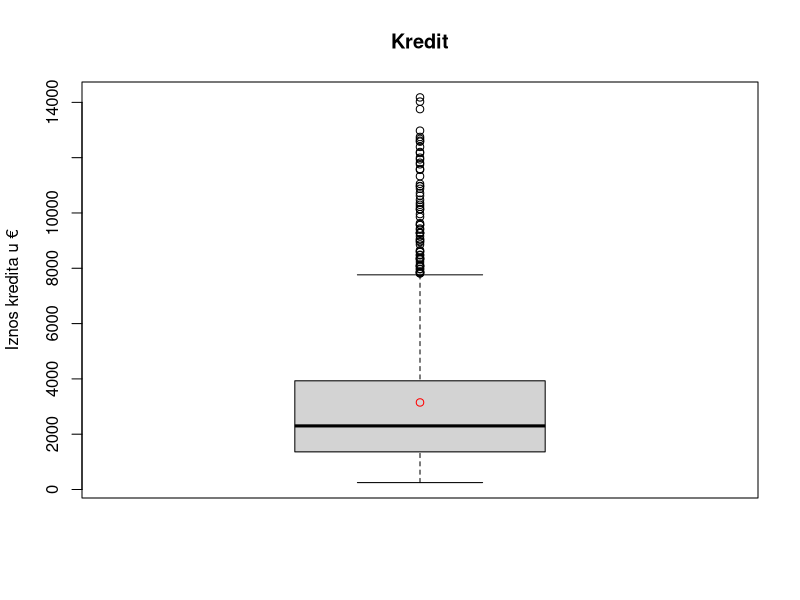
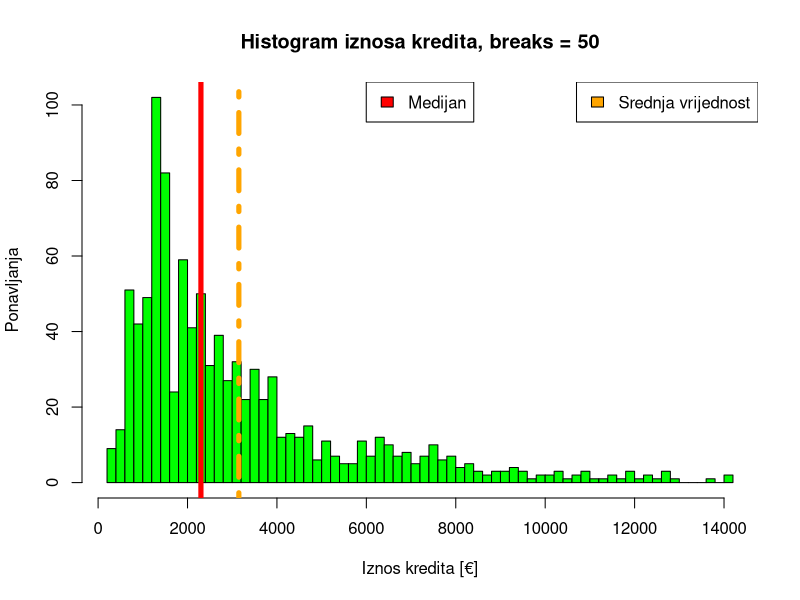
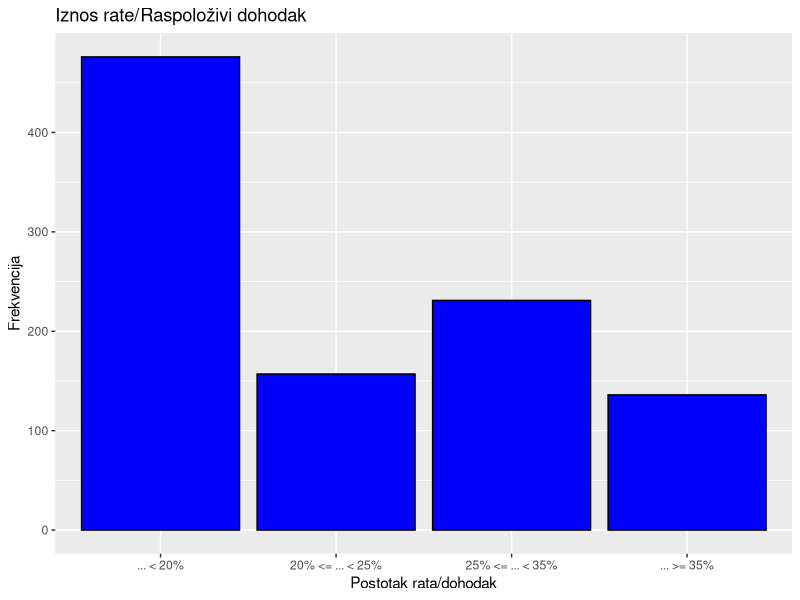
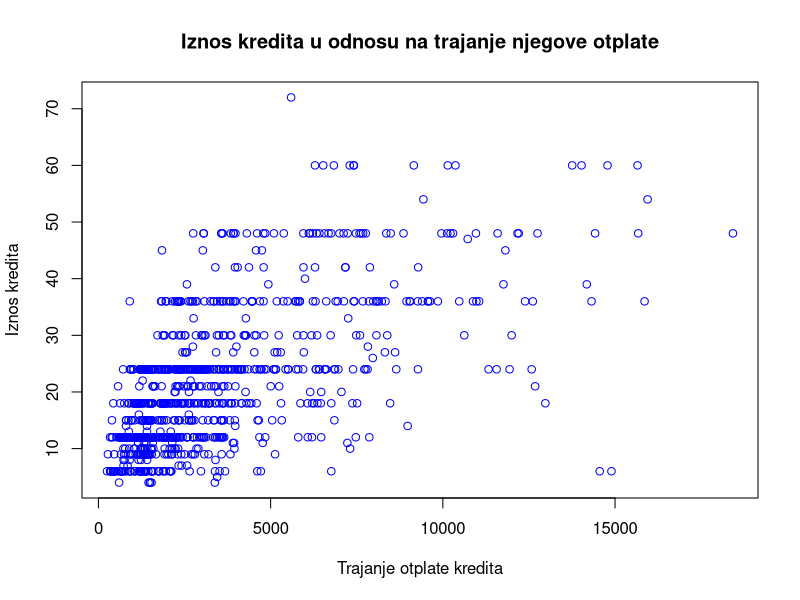
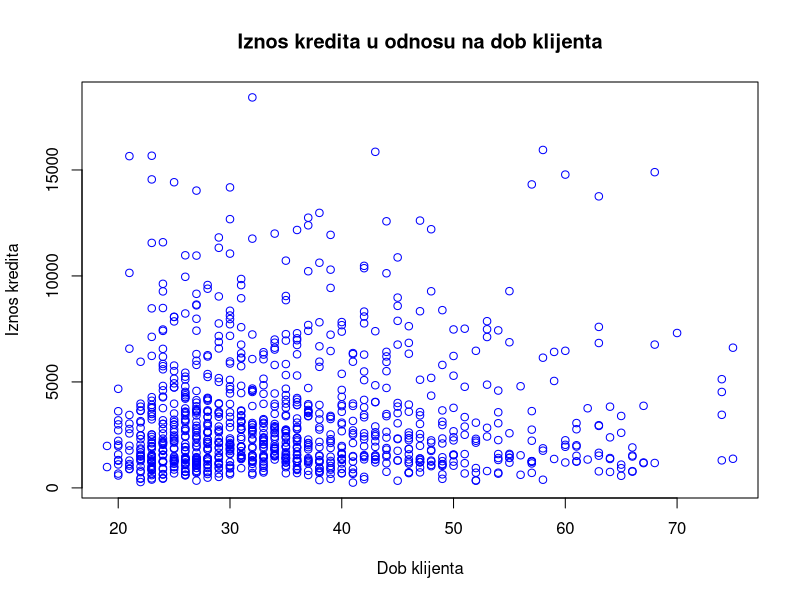

Write R code to recreate these figures, in order. (Note: this script raises an error after producing the figures.)
## ---- chunk 1
knitr::opts_chunk$set(echo = TRUE)
library(stringr)
library(tidyr)
library(dplyr)
library(ggplot2)
library(caret)
library(nortest)
library(gridExtra)
## ---- chunk 2
data <- read.csv("procjena_kreditnog_rizika.csv")


cat("number of missing values: ", sum(is.na(data[,])), "\n")

data$AccountStatus <- factor(
  data$AccountStatus, levels = c(
    "no checking account", 
    "... < 0",
    "0 <= ... < 200",
    "... >= 200")
)
data$CreditHistory <- factor(
  data$CreditHistory, levels = c(
    "delay in paying off in the past",
    "critical account/ other credits existing (not at this bank)",
    "no credits taken/ all credits paid back duly",
    "existing credits paid back duly till now",
    "all credits at this bank paid back duly"
  )
)
data$Purpose <- factor(data$Purpose)
data$Account <- factor(
  data$Account, levels = c(
    "unknown/ no savings account",
    "... < 100",
    "100 <= ... < 500", 
    "500 <= ... < 1000",
    "... >= 1000"
  )
)
data$EmploymentSince <- factor(
  data$EmploymentSince, levels = c(
    "unemployed",
    "... < 1 year",
    "1 <= ... < 4 years",
    "4 <= ... < 7 years",
    "... >= 7 years"
  )
)
data$PercentOfIncome <- factor(
  data$PercentOfIncome, levels = c(
    "... < 20%",
    "20% <= ... < 25%",
    "25% <= ... < 35%",
    "... >= 35%"
  )
)
data$PersonalStatus <- factor(
  data$PersonalStatus
)
data$OtherDebtors <- factor(
  data$OtherDebtors, levels = c(
    "none",
    "guarantor",
    "co-applicant"
  )
)
data$ResidenceSince <- factor(
  data$ResidenceSince, levels = c(
    "... < 1 year",
    "1 <= ... < 4 years",
    "4 <= ... < 7 years",
    ".. >= 7 years"
  )
)
data$Property <- factor(
  data$Property, levels = c(
    "unknown / no property",
    "building society savings agreement/ life insurance",
    "car or other, not in attribute Account",
    "real estate"
  )
)
data$OtherInstallPlans <- factor(
  data$OtherInstallPlans, levels = c(
    "none",
    "stores",
    "bank"
  )
)
data$Housing <- factor(
  data$Housing, levels = c(
    "for free",
    "rent",
    "own"
  )
)
data$NumExistingCredits <- factor(
  data$NumExistingCredits, levels = c(
    "1",
    "2 or 3",
    "4 or 5",
    "above 6"
  )
)
data$Job <- factor(
  data$Job, levels = c(
    "unemployed/ unskilled - non-resident",
    "unskilled - resident",
    "management/ self-employed/highly qualified employee/ officer",
    "skilled employee / official"
  )
)
data$NumberOfDependents <- factor(
  data$NumberOfDependents, levels = c(
    "less than 3",
    "3 or more"
  )
)
data$Telephone <- factor(
  data$Telephone, levels = c(
    "none",
    "yes, registered under the customers name"
  )
)
data$ForeignWorker <- factor(
  data$ForeignWorker, levels = c(
    "no",
    "yes"
  )
)
data$Default <- factor(
  data$Default,
  levels = c(0,1),
  labels = c(FALSE, TRUE)
)
summary(data)
## ---- chunk 3
threshold <- quantile(data$CreditAmount, 0.99)  # Set threshold at 99th percentile
# Exclude data points above the threshold
filtered_data <- subset(data, CreditAmount <= threshold)
boxplot(filtered_data$CreditAmount, main="Kredit", ylab="Iznos kredita u €")
points(mean(filtered_data$CreditAmount), col = "red")
## ---- chunk 4
threshold <- quantile(data$CreditAmount, 0.99)  # Set threshold at 99th percentile
# Exclude data points above the threshold
filtered_data <- subset(data, CreditAmount <= threshold)
h = hist(filtered_data$CreditAmount,
         breaks = 50,
         main="Histogram iznosa kredita, breaks = 50",
         xlab="Iznos kredita [€]",
         ylab='Ponavljanja',
         col="green"
         )
legend("topright", legend = "Srednja vrijednost", fill = "orange")
legend("top", legend = "Medijan", fill = "red")
abline(v = mean(filtered_data$CreditAmount), col = "orange", lwd=5, lty=10)
abline(v = median(filtered_data$CreditAmount), col= "red", lwd=5)
## ---- chunk 5
mean(filtered_data$CreditAmount)
median(filtered_data$CreditAmount)
## ---- chunk 6

# Create a bar plot
bar_plot <- ggplot(data, aes(x = PercentOfIncome)) +
  geom_bar(fill = "blue", color = "black") +
  labs(title = "Iznos rate/Raspoloživi dohodak",
       x = "Postotak rata/dohodak",
       y = "Frekvencija")

# Print the plot
print(bar_plot)
## ---- chunk 7
plot(data$CreditAmount, data$Duration,
     col="blue",
     xlab='Trajanje otplate kredita',
     ylab='Iznos kredita',
     main='Iznos kredita u odnosu na trajanje njegove otplate')

plot(data$Age, data$CreditAmount,
     col="blue",
     xlab='Dob klijenta',
     ylab='Iznos kredita',
     main='Iznos kredita u odnosu na dob klijenta')
## ---- chunk 8
cor_matrix <- cor(sapply(data, as.numeric))
# cor_matrix
## ---- chunk 9
cor_matrix["Duration", "CreditAmount"]
## ---- chunk 10
cor_matrix["CreditHistory", "NumExistingCredits"]
## ---- chunk 11
cor_matrix["ResidenceSince","Housing"]
## ---- chunk 12
cor_matrix["Property", "Housing"]
## ---- chunk 13
logreg.mdl <- glm(Default ~ as.numeric(AccountStatus) + Duration + as.numeric(CreditHistory) + Purpose + CreditAmount + as.numeric(Account) + as.numeric(EmploymentSince) + as.numeric(PercentOfIncome) + PersonalStatus + OtherDebtors + as.numeric(ResidenceSince) + as.numeric(Property) + Age + OtherInstallPlans + Housing + as.numeric(NumExistingCredits) + as.numeric(Job) + as.numeric(NumberOfDependents) + Telephone + ForeignWorker, data = data, family = binomial())
summary(logreg.mdl)
## ---- chunk 14
Rsq = 1 - logreg.mdl$deviance/logreg.mdl$null.deviance
Rsq

Ypredicted <- logreg.mdl$fitted.values >= 0.5
tab <- table(data$Default, Ypredicted)

tab
## ---- chunk 15
accuracy = sum(diag(tab)) / sum(tab)
precision = tab[2,2] / sum(tab[,2])
recall = tab[2,2] / sum(tab[2,])
specificity = tab[1,1] / sum(tab[,1])

accuracy

precision

recall

specificity
## ---- chunk 16
logreg.mdl2 <- glm(Default ~ as.numeric(AccountStatus) + Duration + as.numeric(CreditHistory) + Purpose + CreditAmount + as.numeric(EmploymentSince) + as.numeric(PercentOfIncome) + as.numeric(Property)+ Age + OtherInstallPlans + Telephone, data = data, family = binomial())
summary(logreg.mdl2)
## ---- chunk 17
Rsq = 1 - logreg.mdl2$deviance/logreg.mdl$null.deviance
Rsq

Ypredicted <- logreg.mdl2$fitted.values >= 0.5
tab <- table(data$Default, Ypredicted)

tab
## ---- chunk 18
accuracy = sum(diag(tab)) / sum(tab)
precision = tab[2,2] / sum(tab[,2])
recall = tab[2,2] / sum(tab[2,])
specificity = tab[1,1] / sum(tab[,1])

accuracy

precision

recall

specificity
## ---- chunk 19
anova(logreg.mdl, logreg.mdl2, test = "LRT")
## ---- chunk 20
df <- data.frame(spol=c("žene", "muškarci", "žene", "muškarci"),
                 brojevi=c(num_female_default, num_male_default, k2, k1),
                 default=c("default", "default", "no default", "no default"))

ggplot(df, aes(x=spol, y=brojevi, fill=default)) + geom_bar(stat="identity")

g1 <- df %>% filter(spol=="žene") %>% ggplot(aes(x="", y=brojevi, fill=default)) +
  geom_bar(stat="identity") + coord_polar("y", start=0) + theme_void() + ggtitle("Žene") 
g2 <- df %>% filter(spol=="muškarci") %>% ggplot(aes(x="", y=brojevi, fill=default)) +
  geom_bar(stat="identity") + coord_polar("y", start=0) + theme_void() + ggtitle("Muškarci")
grid.arrange(g2, g1)
## ---- chunk 21
num_female_clients <- data %>% filter(str_detect(PersonalStatus, "female")) %>% count() %>% as.numeric()
num_male_clients <- data %>% filter(!str_detect(PersonalStatus, "female")) %>% count() %>% as.numeric()
num_female_default <- data %>% filter(str_detect(PersonalStatus, "female") & Default == T) %>% count() %>% as.numeric()
num_male_default <- data %>% filter(!str_detect(PersonalStatus, "female") & Default == T) %>% count() %>% as.numeric()

proportion_matrix <- matrix(c(num_male_clients-num_male_default, 
                            num_male_default,
                         num_female_clients-num_female_default,
                          num_female_default), nrow=2, byrow = T)
colnames(proportion_matrix) <- c("no_default", "default")
rownames(proportion_matrix) <- c("male", "female")
# proportion_matrix
prop.test(proportion_matrix, alternative = "greater")

## ---- chunk 22
n1 <- num_male_clients
n2 <- num_female_clients
k1 <- n1 - num_male_default
k2 <- n2 - num_female_default

Z_stat <- (k1/n1-k2/n2)/sqrt(((k1+k2)/(n1+n2))*(1-(k1+k2)/(n1+n2))*(1/n1+1/n2))
cat("The p-value of the Z statistic is: ", pnorm(Z_stat))
## ---- chunk 23
df <- data.frame(spol=c("žene", "muškarci", "žene", "muškarci"),
                 brojevi=c(num_female_default, num_male_single_default, k2,
                           num_male_single-num_male_single_default),
                 default=c("default", "default", "no default", "no default"))

ggplot(df, aes(x=spol, y=brojevi, fill=default)) + geom_bar(stat="identity")

g1 <- df %>% filter(spol=="žene") %>% ggplot(aes(x="", y=brojevi, fill=default)) +
  geom_bar(stat="identity") + coord_polar("y", start=0) + theme_void() + ggtitle("Žene") 
g2 <- df %>% filter(spol=="muškarci") %>% ggplot(aes(x="", y=brojevi, fill=default)) +
  geom_bar(stat="identity") + coord_polar("y", start=0) + theme_void() + ggtitle("Slobodni muškarci")
grid.arrange(g2, g1)

## ---- chunk 24
num_male_single <- data %>% filter(str_detect(PersonalStatus, "single")) %>% count() %>% as.numeric()
num_male_single_default <- data %>% filter(str_detect(PersonalStatus, "single") & Default == T) %>% count() %>% as.numeric()

proportion_matrix[1,] <- c(num_male_single - num_male_single_default,
                           num_male_single_default)
# proportion_matrix
prop.test(proportion_matrix, alternative = "greater")
## ---- chunk 25

df <- data.frame(spol=c("žene", "muškarci", "žene", "muškarci"),
                 brojevi=c(num_female_default, num_male_divor_default, k2,
                           num_male_divor-num_male_divor_default),
                 default=c("default", "default", "no default", "no default"))

ggplot(df, aes(x=spol, y=brojevi, fill=default)) + geom_bar(stat="identity")

g1 <- df %>% filter(spol=="žene") %>% ggplot(aes(x="", y=brojevi, fill=default)) +
  geom_bar(stat="identity") + coord_polar("y", start=0) + theme_void() + ggtitle("Žene") 
g2 <- df %>% filter(spol=="muškarci") %>% ggplot(aes(x="", y=brojevi, fill=default)) +
  geom_bar(stat="identity") + coord_polar("y", start=0) + theme_void() + ggtitle("Rastavljeni muškarci")
grid.arrange(g2, g1)

## ---- chunk 26
num_male_divor <- data %>% filter(str_detect(PersonalStatus, "divorced")) %>% count() %>% as.numeric()
num_male_divor_default <- data %>% filter(str_detect(PersonalStatus, "divorced") & Default == T) %>% count() %>% as.numeric()

proportion_matrix[1,] <- c(num_male_divor - num_male_divor_default,
                           num_male_divor_default)
# proportion_matrix
prop.test(proportion_matrix, alternative = "greater")
## ---- chunk 27
df <- data.frame(spol=c("žene", "muškarci", "žene", "muškarci"),
                 brojevi=c(num_female_default, num_male_married_default, k2,
                           num_male_married-num_male_married_default),
                 default=c("default", "default", "no default", "no default"))

ggplot(df, aes(x=spol, y=brojevi, fill=default)) + geom_bar(stat="identity")

g1 <- df %>% filter(spol=="žene") %>% ggplot(aes(x="", y=brojevi, fill=default)) +
  geom_bar(stat="identity") + coord_polar("y", start=0) + theme_void() + ggtitle("Žene") 
g2 <- df %>% filter(spol=="muškarci") %>% ggplot(aes(x="", y=brojevi, fill=default)) +
  geom_bar(stat="identity") + coord_polar("y", start=0) + theme_void() + ggtitle("Oženjeni muškarci")
grid.arrange(g2, g1)
## ---- chunk 28
num_male_married <- data %>% filter(str_detect(PersonalStatus, "widowed")) %>% count() %>% as.numeric()
num_male_married_default <- data %>% filter(str_detect(PersonalStatus, "widowed") & Default == T) %>% count() %>% as.numeric()

proportion_matrix[1,] <- c(num_male_married - num_male_married_default,
                           num_male_married_default)
# proportion_matrix
prop.test(proportion_matrix, alternative = "greater")
## ---- chunk 29
require(nortest)

lillie.test(data$CreditAmount)

lillie.test(data$CreditAmount[data$Property=='real estate'])
lillie.test(data$CreditAmount[data$Property=='building society savings agreement/ life insurance'])
lillie.test(data$CreditAmount[data$Property=='unknown / no property'])
lillie.test(data$CreditAmount[data$Property=='car or other, not in attribute Account'])
## ---- chunk 30
c("real estate", "building society savings agreement/ life insurance",
  "unknown / no property", "car or other, not in attribute Account") %>% 
  sapply(function(x) {
    filter(data, Property==x) %>% pull(CreditAmount) -> numbers
    str_c(x, " n: ", length(numbers), "\n") %>% cat()
    print(summary(numbers))
    str_c(x, " standard deviation: ", sd(numbers), "\n") %>% cat()
    cat("-------------------------------------------\n")
    numbers
  }) -> Prop_category



ggplot(data, aes(x=Property, y=CreditAmount)) + geom_boxplot()



qqnorm(Prop_category$`real estate`)
qqline(Prop_category$`real estate`)
qqnorm(Prop_category$`building society savings agreement/ life insurance`)
qqline(Prop_category$`building society savings agreement/ life insurance`)
qqnorm(Prop_category$`unknown / no property`)
qqline(Prop_category$`unknown / no property`)
qqnorm(Prop_category$`car or other, not in attribute Account`)
qqline(Prop_category$`car or other, not in attribute Account`)

## ---- chunk 31
c("real estate", "building society savings agreement/ life insurance",
  "unknown / no property", "car or other, not in attribute Account") %>% 
  sapply(function(x) {
    filter(data, Property==x) %>% pull(CreditAmount) -> numbers
    str_c(x, " n: ", length(numbers), "\n") %>% cat()
    print(summary(numbers))
    str_c(x, " standard deviation: ", sd(numbers), "\n") %>% cat()
    cat("-------------------------------------------\n")
    log10(numbers)
  }) -> Prop_category



boxplot(Prop_category)

qqnorm(Prop_category$`real estate`)
qqline(Prop_category$`real estate`)
qqnorm(Prop_category$`building society savings agreement/ life insurance`)
qqline(Prop_category$`building society savings agreement/ life insurance`)
qqnorm(Prop_category$`unknown / no property`)
qqline(Prop_category$`unknown / no property`)
qqnorm(Prop_category$`car or other, not in attribute Account`)
qqline(Prop_category$`car or other, not in attribute Account`)

## ---- chunk 32
a = aov(data$CreditAmount ~ data$Property)
summary(a)
## ---- chunk 33
fit.CreditAmount = lm(Duration~CreditAmount, data=data)
plot(data$CreditAmount, data$Duration) #graficki prikaz podataka
lines(data$CreditAmount, fit.CreditAmount$fitted.values, col='red') #graficki prikaz procijenjenih vrijednosti iz modela
## ---- chunk 34
hist((fit.CreditAmount$residuals)) # Histogram frekvecija reziduala
qqnorm(rstandard(fit.CreditAmount)) # Q-Q plot reziduala
qqline(rstandard(fit.CreditAmount))
## ---- chunk 35
summary(fit.CreditAmount)
## ---- chunk 36
cor(data$CreditAmount,data$Duration)

cor.test(data$CreditAmount,data$Duration)

summary(fit.CreditAmount)
